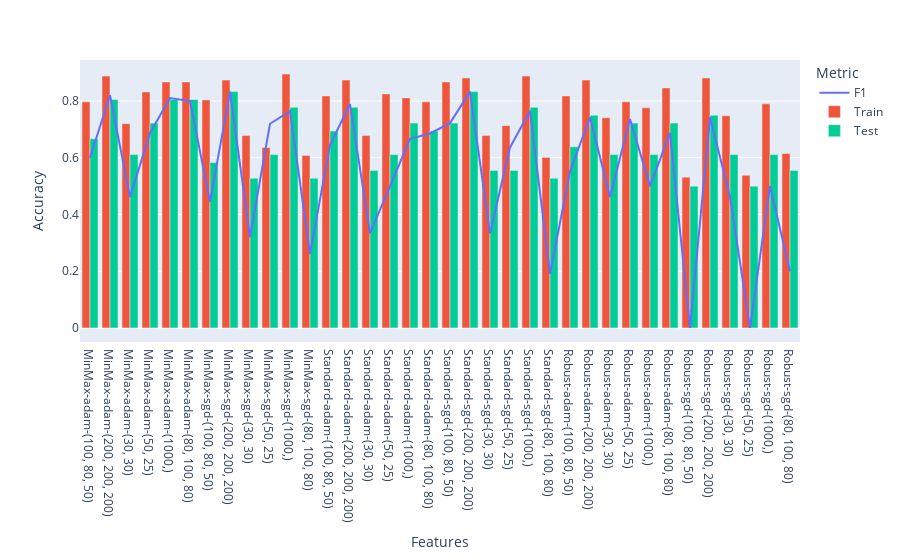

The code cell stored with this chart in its notebook:
### Markdown cell above
## Visualization

### Code cell
import plotly.express as px

fig = px.line(x=list(f1_scores.keys()), y=list(f1_scores.values()), color=px.Constant("F1"),
             labels=dict(x="Features", y="Accuracy", color="Metric"))
fig.add_bar(x=list(train_scores.keys()), y=list(train_scores.values()), name="Train")
fig.add_bar(x=list(test_scores.keys()), y=list(test_scores.values()), name="Test")
fig.update_layout({"height": 500})
fig.show()

### Figure 1 — Plotly figure (JSON) as saved in the notebook; plotly's stock layout.template omitted (floating-point values rounded to 4 significant figures)
{"data": [{"hovertemplate": "Metric=F1<br>Features=%{x}<br>Accuracy=%{y}<extra></extra>", "legendgroup": "F1", "line": {"color": "#636efa", "dash": "solid"}, "marker": {"symbol": "circle"}, "mode": "lines", "name": "F1", "orientation": "v", "showlegend": true, "type": "scatter", "x": ["MinMax-adam-(100, 80, 50)", "MinMax-adam-(200, 200, 200)", "MinMax-adam-(30, 30)", "MinMax-adam-(50, 25)", "MinMax-adam-(1000,)", "MinMax-adam-(80, 100, 80)", "MinMax-sgd-(100, 80, 50)", "MinMax-sgd-(200, 200, 200)", "MinMax-sgd-(30, 30)", "MinMax-sgd-(50, 25)", "MinMax-sgd-(1000,)", "MinMax-sgd-(80, 100, 80)", "Standard-adam-(100, 80, 50)", "Standard-adam-(200, 200, 200)", "Standard-adam-(30, 30)", "Standard-adam-(50, 25)", "Standard-adam-(1000,)", "Standard-adam-(80, 100, 80)", "Standard-sgd-(100, 80, 50)", "Standard-sgd-(200, 200, 200)", "Standard-sgd-(30, 30)", "Standard-sgd-(50, 25)", "Standard-sgd-(1000,)", "Standard-sgd-(80, 100, 80)", "Robust-adam-(100, 80, 50)", "Robust-adam-(200, 200, 200)", "Robust-adam-(30, 30)", "Robust-adam-(50, 25)", "Robust-adam-(1000,)", "Robust-adam-(80, 100, 80)", "Robust-sgd-(100, 80, 50)", "Robust-sgd-(200, 200, 200)", "Robust-sgd-(30, 30)", "Robust-sgd-(50, 25)", "Robust-sgd-(1000,)", "Robust-sgd-(80, 100, 80)"], "xaxis": "x", "y": [0.6, 0.8205, 0.4615, 0.6875, 0.8108, 0.8, 0.4444, 0.8333, 0.32, 0.72, 0.7647, 0.2609, 0.6452, 0.7895, 0.3333, 0.5, 0.6667, 0.6857, 0.7222, 0.8333, 0.3333, 0.6364, 0.7647, 0.1905, 0.5517, 0.7429, 0.4615, 0.7368, 0.5, 0.6875, 0, 0.7429, 0.4615, 0, 0.5, 0.2], "yaxis": "y"}, {"name": "Train", "type": "bar", "x": ["MinMax-adam-(100, 80, 50)", "MinMax-adam-(200, 200, 200)", "MinMax-adam-(30, 30)", "MinMax-adam-(50, 25)", "MinMax-adam-(1000,)", "MinMax-adam-(80, 100, 80)", "MinMax-sgd-(100, 80, 50)", "MinMax-sgd-(200, 200, 200)", "MinMax-sgd-(30, 30)", "MinMax-sgd-(50, 25)", "MinMax-sgd-(1000,)", "MinMax-sgd-(80, 100, 80)", "Standard-adam-(100, 80, 50)", "Standard-adam-(200, 200, 200)", "Standard-adam-(30, 30)", "Standard-adam-(50, 25)", "Standard-adam-(1000,)", "Standard-adam-(80, 100, 80)", "Standard-sgd-(100, 80, 50)", "Standard-sgd-(200, 200, 200)", "Standard-sgd-(30, 30)", "Standard-sgd-(50, 25)", "Standard-sgd-(1000,)", "Standard-sgd-(80, 100, 80)", "Robust-adam-(100, 80, 50)", "Robust-adam-(200, 200, 200)", "Robust-adam-(30, 30)", "Robust-adam-(50, 25)", "Robust-adam-(1000,)", "Robust-adam-(80, 100, 80)", "Robust-sgd-(100, 80, 50)", "Robust-sgd-(200, 200, 200)", "Robust-sgd-(30, 30)", "Robust-sgd-(50, 25)", "Robust-sgd-(1000,)", "Robust-sgd-(80, 100, 80)"], "y": [0.7972, 0.8881, 0.7203, 0.8322, 0.8671, 0.8671, 0.8042, 0.8741, 0.6783, 0.6364, 0.8951, 0.6084, 0.8182, 0.8741, 0.6783, 0.8252, 0.8112, 0.7972, 0.8671, 0.8811, 0.6783, 0.7133, 0.8881, 0.6014, 0.8182, 0.8741, 0.7413, 0.7972, 0.7762, 0.8462, 0.5315, 0.8811, 0.7483, 0.5385, 0.7902, 0.6154]}, {"name": "Test", "type": "bar", "x": ["MinMax-adam-(100, 80, 50)", "MinMax-adam-(200, 200, 200)", "MinMax-adam-(30, 30)", "MinMax-adam-(50, 25)", "MinMax-adam-(1000,)", "MinMax-adam-(80, 100, 80)", "MinMax-sgd-(100, 80, 50)", "MinMax-sgd-(200, 200, 200)", "MinMax-sgd-(30, 30)", "MinMax-sgd-(50, 25)", "MinMax-sgd-(1000,)", "MinMax-sgd-(80, 100, 80)", "Standard-adam-(100, 80, 50)", "Standard-adam-(200, 200, 200)", "Standard-adam-(30, 30)", "Standard-adam-(50, 25)", "Standard-adam-(1000,)", "Standard-adam-(80, 100, 80)", "Standard-sgd-(100, 80, 50)", "Standard-sgd-(200, 200, 200)", "Standard-sgd-(30, 30)", "Standard-sgd-(50, 25)", "Standard-sgd-(1000,)", "Standard-sgd-(80, 100, 80)", "Robust-adam-(100, 80, 50)", "Robust-adam-(200, 200, 200)", "Robust-adam-(30, 30)", "Robust-adam-(50, 25)", "Robust-adam-(1000,)", "Robust-adam-(80, 100, 80)", "Robust-sgd-(100, 80, 50)", "Robust-sgd-(200, 200, 200)", "Robust-sgd-(30, 30)", "Robust-sgd-(50, 25)", "Robust-sgd-(1000,)", "Robust-sgd-(80, 100, 80)"], "y": [0.6667, 0.8056, 0.6111, 0.7222, 0.8056, 0.8056, 0.5833, 0.8333, 0.5278, 0.6111, 0.7778, 0.5278, 0.6944, 0.7778, 0.5556, 0.6111, 0.7222, 0.6944, 0.7222, 0.8333, 0.5556, 0.5556, 0.7778, 0.5278, 0.6389, 0.75, 0.6111, 0.7222, 0.6111, 0.7222, 0.5, 0.75, 0.6111, 0.5, 0.6111, 0.5556]}], "layout": {"autosize": true, "legend": {"title": {"text": "Metric"}, "tracegroupgap": 0}, "margin": {"t": 60}, "xaxis": {"anchor": "y", "autorange": true, "domain": [0, 1], "range": [-0.5, 35.5], "title": {"text": "Features"}, "type": "category"}, "yaxis": {"anchor": "x", "autorange": true, "domain": [0, 1], "range": [-0.04973, 0.9448], "title": {"text": "Accuracy"}, "type": "linear"}}}
